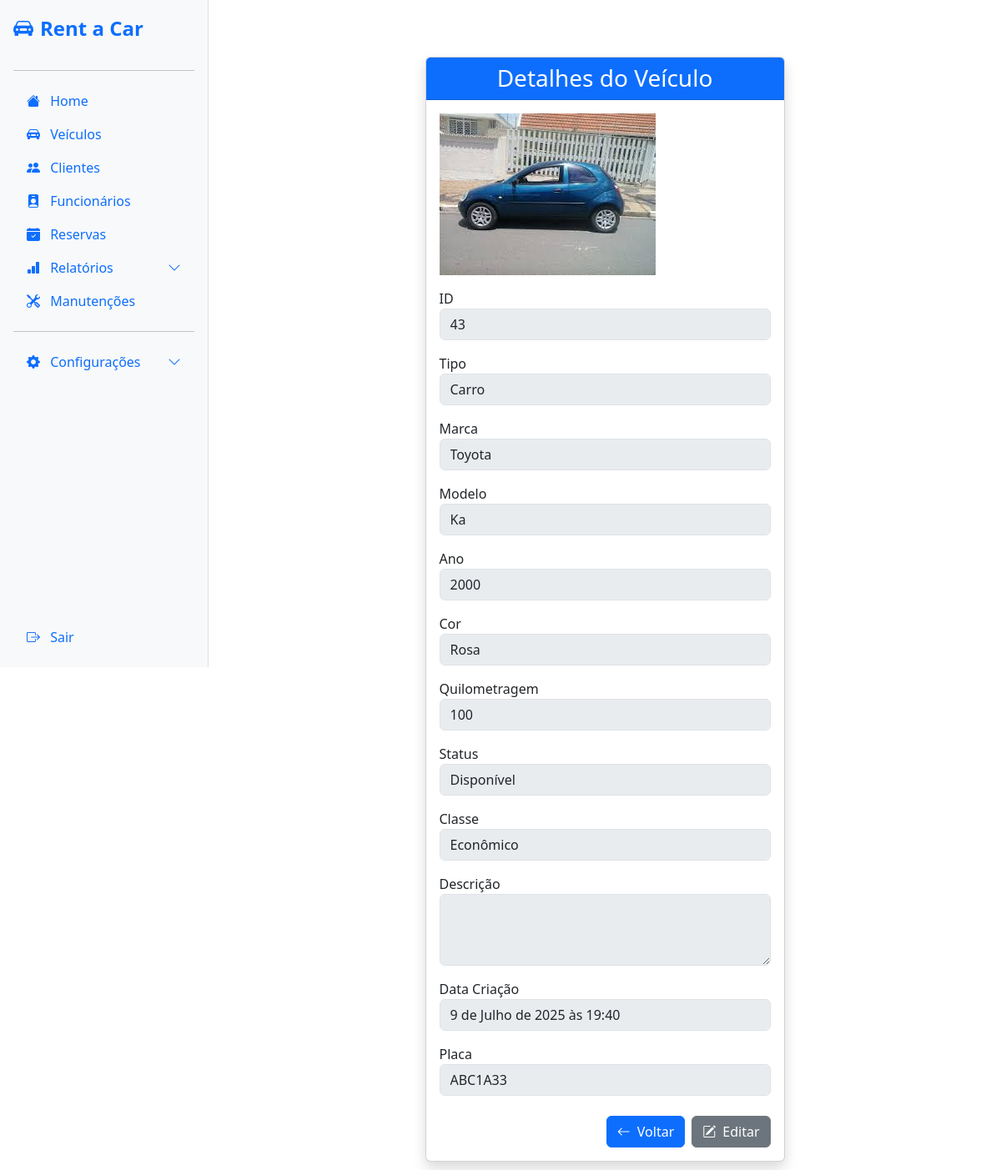
Page /43/ (signed in) on the committed database.
### vehicles/models.py (models this page shows, shortened)
class Vehicle(models.Model):
    vehicle_type = models.CharField(max_length=10, choices=VEHICLE_TYPE_CHOICES)
    brand = models.CharField(max_length=20, choices=VEHICLE_BRAND_CHOICES)
    model = models.CharField(max_length=50)
    year = models.IntegerField()
    color = models.CharField(max_length=20)
    km = models.IntegerField()
    status = models.CharField(max_length=20, choices=STATUS_CHOICES, default='available')
    description = models.TextField(blank=True, null=True)
    created_at = models.DateTimeField(auto_now_add=True)
    plate = models.CharField(max_length=7, unique=True, default='')
    vehicle_class = models.ForeignKey(VehicleClass, on_delete=models.PROTECT)
    image = models.ImageField(upload_to='vehicles/images/', blank=True, null=True)

class VehicleClass(models.Model):
    name = models.CharField(max_length=50)
    description = models.TextField(blank=True, null=True)
    daily_price = models.DecimalField(max_digits=10, decimal_places=2)
    def __str__(self):
        return self.name

### vehicles/views.py (the view)
# urls.py: path('<int:vehicle_id>/', views.get_vehicle_by_id, name='vehicle_detail'),
@login_required
def get_vehicle_by_id(request, vehicle_id):
    vehicle = get_object_or_404(Vehicle, id=vehicle_id)
    dados = {
        'vehicle': vehicle,
    }
    return render(request, 'vehicles/vehicle_detail.html', dados)

### vehicles/templates/vehicles/vehicle_detail.html (shortened to what this page needs)
{% extends "base/base.html" %} {% block content %}
<div class="container mt-5">
  <div class="row justify-content-center">
    <div class="col-md-8 col-lg-6">
      <div class="card shadow">
        <div class="card-header bg-primary text-white text-center">
          <h3 class="mb-0">Detalhes do Veículo</h3>
        </div>
        <div class="card-body">
          <form method="post">
            <div class="form-group mb-3">
              <div class="mb-2">
                {% if vehicle.image %}
                <img
                  src="../{{ vehicle.image }}"
                  alt="Imagem do Veículo"
                  class="img-fluid"
                />
                {% else %}
                <p>Nenhuma imagem disponível</p>
                {% endif %}
              </div>
            </div>
            <div class="form-group mb-3">
              <label for="id">ID</label>
              <input
                type="text"
                class="form-control"
                id="id"
                value="{{ vehicle.id }}"
                disabled
              />
            </div>
            <div class="form-group mb-3">
              <label for="vehicle_type">Tipo</label>
              <input
                type="text"
                class="form-control"
                id="vehicle_type"
                value="{{ vehicle.get_vehicle_type_display }}"
                disabled
              />
            </div>
            <div class="form-group mb-3">
              <label for="brand">Marca</label>
              <input
                type="text"
                class="form-control"
                id="brand"
                value="{{ vehicle.get_brand_display|title }}"
                disabled
              />
            </div>
            <div class="form-group mb-3">
              <label for="model">Modelo</label>
              <input
                type="text"
                class="form-control"
                id="model"
                value="{{ vehicle.model|title }}"
                disabled
              />
            </div>
            <div class="form-group mb-3">
              <label for="year">Ano</label>
              <input
                type="text"
                class="form-control"
                id="year"
                value="{{ vehicle.year }}"
                disabled
              />
            </div>
            <div class="form-group mb-3">
              <label for="color">Cor</label>
              <input
                type="text"
                class="form-control"
                id="color"
                value="{{ vehicle.color|title }}"
                disabled
              />
            </div>
            <div class="form-group mb-3">
              <label for="km">Quilometragem</label>
              <input
                type="text"
                class="form-control"
                id="km"
                value="{{ vehicle.km }}"
                disabled
              />
            </div>
            <div class="form-group mb-3">
              <label for="status">Status</label>
              <input
                type="text"
                class="form-control"
                id="status"
                value="{{ vehicle.get_status_display }}"
                disabled
              />
            </div>
            <div class="form-group mb-3">
              <label for="vehicle_class">Classe</label>
              <input
                type="text"
                class="form-control"
                id="vehicle_class"
                value="{{ vehicle.vehicle_class }}"
                disabled
              />
            </div>
            <div class="form-group mb-3">
              <label for="description">Descrição</label>
              <textarea class="form-control" id="description" rows="3" disabled>
{{ vehicle.description }}</textarea
              >
            </div>
            <div class="form-group mb-3">
              <label for="created_at">Data Criação</label>
              <input
                type="text"
                class="form-control"
                id="created_at"
                value="{{ vehicle.created_at }}"
                disabled
              />
            </div>
            <div class="form-group mb-3">
              <label for="updated_at">Placa</label>
              <input
                type="text"
                class="form-control"
                id="plate"
                value="{{ vehicle.plate }}"
                disabled
              />
            </div>
            <div class="d-flex justify-content-end gap-2 mt-4">
              <a
                href="{% url 'list_vehicles' %}"
                class="btn btn-primary d-flex align-items-center"
              >
                <i class="bi bi-arrow-left me-2"></i> Voltar
              </a>
              <a
                href="{% url 'update_vehicle' vehicle.id %}"
                class="btn btn-secondary d-flex align-items-center"
              >
                <i class="bi bi-pencil-square me-2"></i> Editar
              </a>
            </div>
          </form>
        </div>
      </div>
    </div>
  </div>
</div>
{% endblock %}

### rows in the picture
Vehicle: image (picture), id "43", vehicle_type "Carro", brand "Toyota", model "Ka", year "2000", color "Rosa", km "100", status "Disponível", vehicle_class "Econômico", created_at "9 de Julho de 2025 às 19:40", plate "ABC1A33"
